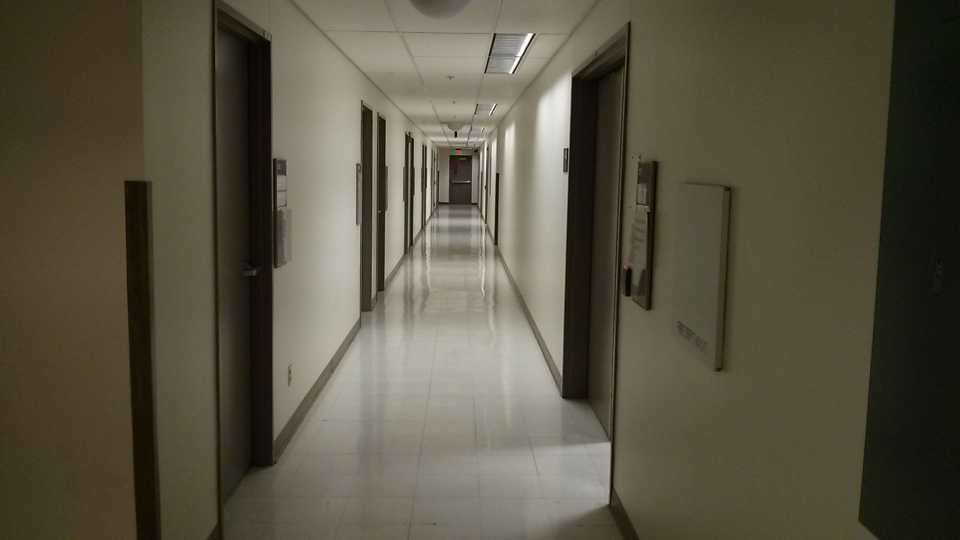
#> input picture Corridor.jpg, 1920 x 1080 px (shown at 1/2 size)
$ python Single_image_test.py   (Python 2 division)   (older library calls are emulated)
#> lines starting #> are read from the running program, lines starting #| are printed output that depends on the picture; long printed decimals are rounded
### Robust_may_13_tuning.py
# Program to extract lines in an image using probabilistic Hough transform

import time
import cv2
import imutils
import numpy as np
from Kalman_Filter import matrix
from Kalman_Filter import EKF
import intersection_library


def HoughDetect_May_13(img,x,P,resolution = 1):

    # img : Input Image
    # x : Intial Vanishing Point Coordinates. It is of type Matrix (See Kalman_filter.py)
    # P : Uncertainty Matrix
    # Resolution : Image resolution, set to actual resolution of input image by default.


    i_x = x.value[0][0] # x-coordinate of the vanishing point
    i_y = x.value[1][0]  # y-coordinate of the vanishing point
    i_w = int(img.shape[1] * resolution) # image width
    img = imutils.resize(img, width = i_w) # resizing image for desired resolution
    i_h = int(img.shape[0]) # image height
    print "Image Width = {0}, Image Height  = {0}".format(i_w,i_h) # Comment if running on a video file

    img_gray = cv2.cvtColor(img, cv2.COLOR_BGR2GRAY) # BGR TO GRAYSCALE
    img_gray = cv2.medianBlur(img_gray,3) # Removes salt and pepper noise by convolving the image with a (3,3) square kernel
    img_gray = cv2.GaussianBlur(img_gray, (9,9), 0)  # Smoothens the image by convolving the with a (9,9) Gaussian filter


    # Find Image Gradient along the Y-axis
    sobely_64f = cv2.Sobel(img_gray, cv2.CV_64F, 0, 1 , ksize = 3) # Sobel filter size:(3,3)
    abs_sobelx64F = np.absolute(sobely_64f)
    abs_sobelx64F = abs_sobelx64F/ abs_sobelx64F.max() * 255 # Force pixel values to be in range [0, 255]
    sobely_8u = np.uint8(abs_sobelx64F) # Force pixels to take integer values
    y_grad_threshold = sobely_8u.copy() # Make a copy for further thresholding


    # Find Image Gradient along the X-axis
    sobelx_64f = cv2.Sobel(img_gray, cv2.CV_64F, 1 , 0,ksize = 3) # Sobel filter size: (3,3)
    abs_sobelx = np.absolute(sobelx_64f)
    abs_sobelx = abs_sobelx/abs_sobelx.max() *  255 # Force pixel values to be in range [0, 255]
    sobelx_8u = np.uint8(abs_sobelx)


    # Find gradient direction
    grad_directions = np.arctan2(sobely_8u, sobelx_8u)


    # Threshold gradient direction image to process essential pixels only
    y_grad_threshold[y_grad_threshold > 30] = 255
    grad_directions[y_grad_threshold < 10] = -np.pi
    grad_directions_normalized = ((grad_directions*180/np.pi) + 180)/360 # Force pixels to be in range [0,1]
    grad_directions_8u = np.uint8(grad_directions_normalized * 255) # Rescale pixels to lie in [0, 255]


    # Hough Transform
    maxLineGap = 2 # max pixel spacing between 2 lines for it to be considered 1 line
    adaptive = int(100*resolution) # Needs to be decreased as the resolution is decreased
    minLineLength = adaptive # Min length of line in pixels to be extracted

    # Use the probabilistic Hough Transform with 'rho' value of 1 pixel and 'theta' value of 1 degree
    # The values of 'rho' and 'theta' represent the granularity of the detection scheme (rho = 1 means check every pixel, theta =  1 degree means check for every 1 degree variation) and
    # determine the dimensions of the Hough accumulator array (please see OpenCV Hough Transform for more details)
    # You can speed up line detection (by sacrificing for accuracy) by increasing the rho and theta values
    # The probabilistic Hough transform randomly samples sections of the image for lines (this only works if the image is structurally rich).
    # The output is a list in which every element describes a line by its end points (x1,y1) and (x2,y2)
    lines = cv2.HoughLinesP(grad_directions_8u,1,np.pi/180,400,minLineLength,maxLineGap) # Threshold of 400 needs to be decreased with image resolution


    # Intailizing empty lists
    lines_new = []
    lines_EKF = []
    lines_inter = []
    lines_r_l = []

    # Yellow line to visualize vanishing point change with lateral camera movement
    cv2.line(img,(0,int(i_h/(3))),(i_w,int(i_h/(3))),(0,255,255),2)


    # Select lines that satisfy application constraints (detecting lines ina an indoor corridor)

    if lines is not None:
        for feature in range(len(lines)):
            for x1,y1,x2,y2 in lines[feature]:
                if (x1- x2)!=0: # Make sure lines are not collinear
                    theta = np.arctan2((y2-y1),(x2-x1))
                    m2= np.tan(theta)
                    l_mag = np.sqrt(np.square(x1 - x2) + np.square(y1 - y2))

                    # Extend the lines to the entire image and compute the intersetion point
                    c2 = y1 - m2*x1
                    x3 = int(1000 + x1) # 1000 was chosen arbitrarily (any number higher than half the image width)
                    y3 = int(m2*x3 + c2)
                    x4 = int(x1 - 1000) # 1000 was chosen arbitrarily
                    y4 = int(m2*x4 + c2)

                    if abs(theta) > 0.1 and l_mag > 20  and abs(theta) < 1.3: # Eliminate short lines and lines that are close to being perfectly horizontal or vertical
                        lines_EKF.append((x1,y1))
                        lines_r_l.append((x1,y1,x2,y2))
                        cv2.line(img,(x3,y3),(x4,y4),(0,0,255),3)


    else:
        return img,x,P,x # Since there were no measurement for this frame, return state info twice


    # Computer the Homogenous representation of the lines given the detected end points
    if len(lines_r_l)!=0:
        lines_all = intersection_library.lines_from_points(lines_r_l)

        for j in range(len(lines_all) - 1):
            for k in range(j+1, len(lines_all)):
                lines_inter.append((lines_all[j], lines_all[k]))


    # Compute the intersection point of all the lines
    if len(lines_inter) != 0:
        i_x,i_y = intersection_library.points_from_lines(lines_inter, x)

    # Draw a  blue circle around the measurment point given by x axis of the interction point and 1/3 rd of the image height.
    # This is done to highlight changes in the horizontal position of the Vanishing point as that it what we are interested in.
        cv2.circle(img,(i_x,int(i_h/3)) ,int(i_w/50),(255,0,0),3)


    # Passing measurment information to the State Estimation Filter (EKF)
    lines_new = np.array(lines_EKF)
    measurements = matrix([[i_x],[i_y]])
    x,P = EKF(x,P,lines_new,measurements,resolution)
    v_1 = int(x.value[0][0])
    v_2 = int(x.value[1][0])

    # Draw a green circle around the vanishing point estimated by the EKF
    cv2.circle(img,(v_1,int(i_h/3)) ,int(i_w/48),(0,255,0),3)


    return img,x,P,measurements


### Kalman_Filter.py
# Program that implements a multi-dimensional Kalman Filter

import numpy as np

class matrix:

    # Implements basic operations of a matrix class

    def __init__(self, value):
        self.value = value
        self.dimx = len(value)
        self.dimy = len(value[0])
        if value == [[]]:
            self.dimx = 0

    def zero(self, dimx, dimy):
        # check if valid dimensions
        if dimx < 1 or dimy < 1:
            raise ValueError, "Invalid size of matrix"
        else:
            self.dimx = dimx
            self.dimy = dimy
            self.value = [[0 for row in range(dimy)] for col in range(dimx)]

    # [15 lines left out: functions identity, show, not called in this run]

    def __add__(self, other):
        # check if correct dimensions
        if self.dimx != other.dimx or self.dimy != other.dimy:
            raise ValueError, "Matrices must be of equal dimensions to add"
        else:
            # add if correct dimensions
            res = matrix([[]])
            res.zero(self.dimx, self.dimy)
            for i in range(self.dimx):
                for j in range(self.dimy):
                    res.value[i][j] = self.value[i][j] + other.value[i][j]
            return res

    def __sub__(self, other):
        # check if correct dimensions
        if self.dimx != other.dimx or self.dimy != other.dimy:
            raise ValueError, "Matrices must be of equal dimensions to subtract"
        else:
            # subtract if correct dimensions
            res = matrix([[]])
            res.zero(self.dimx, self.dimy)
            for i in range(self.dimx):
                for j in range(self.dimy):
                    res.value[i][j] = self.value[i][j] - other.value[i][j]
            return res

    def __mul__(self, other):
        # check if correct dimensions
        if self.dimy != other.dimx:
            raise ValueError, "Matrices must be m*n and n*p to multiply"
        else:
            # multiply if correct dimensions
            res = matrix([[]])
            res.zero(self.dimx, other.dimy)
            for i in range(self.dimx):
                for j in range(other.dimy):
                    for k in range(self.dimy):
                        res.value[i][j] += self.value[i][k] * other.value[k][j]
            return res

    def transpose(self):
        # compute transpose
        res = matrix([[]])
        res.zero(self.dimy, self.dimx)
        for i in range(self.dimx):
            for j in range(self.dimy):
                res.value[j][i] = self.value[i][j]
        return res

    # Thanks to Ernesto P. Adorio for use of Cholesky and CholeskyInverse functions

    def Cholesky(self, ztol=1.0e-5):
        # Computes the upper triangular Cholesky factorization of
        # a positive definite matrix.
        res = matrix([[]])
        res.zero(self.dimx, self.dimx)

        for i in range(self.dimx):
            S = sum([(res.value[k][i])**2 for k in range(i)])
            d = self.value[i][i] - S
            if abs(d) < ztol:
                res.value[i][i] = 0.0
            else:
                if d < 0.0:
                    raise ValueError, "Matrix not positive-definite"
                res.value[i][i] = np.sqrt(d)
            for j in range(i+1, self.dimx):
                S = sum([res.value[k][i] * res.value[k][j] for k in range(self.dimx)])
                if abs(S) < ztol:
                    S = 0.0
                res.value[i][j] = (self.value[i][j] - S)/res.value[i][i]
        return res

    def CholeskyInverse(self):
        # Computes inverse of matrix given its Cholesky upper Triangular
        # decomposition of matrix.
        res = matrix([[]])
        res.zero(self.dimx, self.dimx)

        # Backward step for inverse.
        for j in reversed(range(self.dimx)):
            tjj = self.value[j][j]
            S = sum([self.value[j][k]*res.value[j][k] for k in range(j+1, self.dimx)])
            res.value[j][j] = 1.0/tjj**2 - S/tjj
            for i in reversed(range(j)):
                res.value[j][i] = res.value[i][j] = -sum([self.value[i][k]*res.value[k][j] for k in range(i+1, self.dimx)])/self.value[i][i]
        return res

    def inverse(self):
        aux = self.Cholesky()
        res = aux.CholeskyInverse()
        return res

    def __repr__(self):
        return repr(self.value)

#------------------------------------------ Extended Kalman filter function ----------------------------------------------------------------#
def EKF(x,P,lines,measurements,resolution,count=0):
    count = 0
    I = matrix([[1., 0.], [0., 1.]]) # identity matrix
    #for x1,y1,m1,c1,d1,l1 in lines:
    for x1,y1 in lines:
        theta = np.arctan2(measurements.value[1][0] - y1, measurements.value[0][0] - x1) # angle b/w measured vp and detected lines
        h_theta = np.arctan2((x.value[1][0] - y1),(x.value[0][0] - x1)) # angle between current state and detected lines
        y = theta - h_theta # difference b/w measured and state angle
        d_square = np.square(x.value[0][0] - x1) + np.square(x.value[1][0] - y1)
        H = matrix([[-(x.value[1][0] - y1)/d_square, (x.value[0][0] - x1)/d_square]])
        omega = abs(measurements.value[0][0] - x.value[0][0])
        if omega > 3:
            factor = (omega/3.0 * np.pi) % (np.pi - 0.01)
            R = matrix([[factor**2 + 0.01]])
        else:
            R = matrix([[0.01]])
        if count < 5:
            if abs(y) < (1):   # diff is < 1 radian (57 degrees)
                count+= 1
                S = H*P*H.transpose() +  R
                K = P*H.transpose()*S.inverse()
                y = matrix([[y]])
                x = x + K*y
                P = (I - K*H)*P
            else:
                #P = matrix([[1250., 0.], [0., 1250.]])
                P = matrix([[16000., 0.], [0., 16000.]])
        else:
            if abs(y) < (.2):
                count+= 1
                S = H*P*H.transpose() +  R
                #print 'S = {0}'.format(S)
                K = P*H.transpose()*S.inverse()
                #y = (np.pi/180 * y)
                y = matrix([[y]])
                x = x + K*y
                P = (I - K*H)*P
            else:
                #P = matrix([[1250., 0.], [0., 1250.]])
                P = matrix([[10000., 0.], [0., 10000.]])
    return x,P

### intersection_library.py
# Module to compute the intersection point given the end points of lines generated by probabilistic Hough Transform

import numpy as np


def cross_product(x,y):
	res = np.dot(np.matrix([[0,-x[2],x[1]],[x[2],0,-x[0]],[-x[1],x[0],0]]),np.array(y).T)
	return np.array(res)

def lines_from_points(points):
	lines = []
	left_limit = min(min(zip(*points)[0]), min(zip(*points)[2]))
	right_limit = max(max(zip(*points)[0]), max(zip(*points)[2]))
	print 'Left limit = {0}\nRight Limit = {1}'.format(left_limit,right_limit)
	for x1,y1,x2,y2 in points:
		point_1 = np.array([x1,y1,1])
		point_2 = np.array([x2,y2,1])
		line = cross_product(point_1, point_2)
		lines.append(line)

	return lines

def points_from_lines(lines, state):
	intersections = []

	for line_right, line_left in lines:
		right_slope = - (line_right[0][0]/line_right[0][1])
		left_slope = - (line_left[0][0]/line_left[0][1])
		#print 'Left slope = {0}\nRight slope = {1}'.format(left_slope,right_slope)
		intersection = cross_product(line_right[0],line_left[0])
		#print 'intersection = {0}'.format(intersection)
		if intersection[0][2] != 0  and (left_slope != right_slope):
			intersection = intersection/intersection[0][2]
			intersection = np.array(intersection)
			if intersection[0][0] >= 0 and intersection[0][1] >= 0:
				intersections.append(intersection[0])

	#np.save('intersection_may_16.npy', intersections)
	if len(intersections) != 0:
		x_cordinates = zip(*intersections)[0]
		y_coordinates = zip(*intersections)[1]


		v_x = int(np.median(x_cordinates))
		v_y = int(np.median(y_coordinates))

	else:
		v_x = int(state.value[0][0])
		v_y = int(state.value[1][0])

	return v_x,v_y

### Single_image_test.py
# Program to detect vanishing points in single images

import cv2
from Robust_may_13_tuning import HoughDetect_May_13
from Kalman_Filter import matrix
import time
import numpy as np

# Create a full screen window for viewing the results
cv2.namedWindow('Window', cv2.WND_PROP_FULLSCREEN)
cv2.setWindowProperty('Window', cv2.WND_PROP_FULLSCREEN, cv2.WINDOW_FULLSCREEN)

# Read from Image
img = cv2.imread('Corridor.jpg')
#> img is the input picture: shape (1080, 1920, 3); mean B, G, R 67.2, 84.5, 90.3


# Image Resolution
res = 1

# Inital state and covariance matrix
x = matrix([[960. * res],[330. * res]]) # 960, 330 are close to half of the original image height and width
P = matrix([[10000., 0.], [0., 10000.]])

count_hough = 0
t1 = []
while count_hough < 1:
	t0 = time.clock()
	img_result,x,P,measurement= HoughDetect_May_13(img,x,P,resolution = res)
	t1.append(time.clock() - t0)
	count_hough += 1
#> this loop made 1 pass
#> pass 1, in HoughDetect_May_13, `img_gray = cv2.cvtColor(img, cv2.COLOR_BGR2GRAY)`:
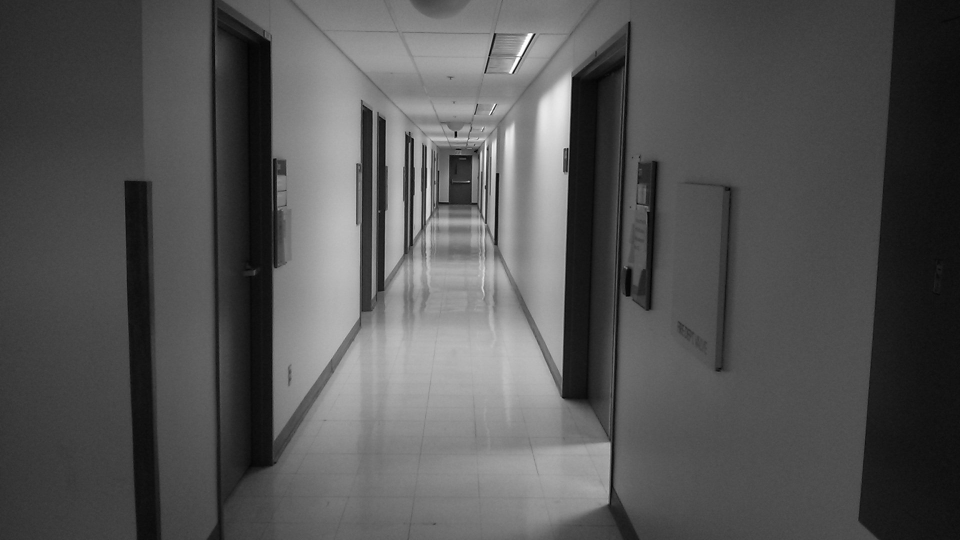
#> img_gray: shape (1080, 1920) (shown at 1/2 size); min 1, max 255, mean 84.2
#> pass 1, in HoughDetect_May_13, `sobely_64f = cv2.Sobel(img_gray, cv2.CV_64F, 0, 1 , ksize = 3)`:
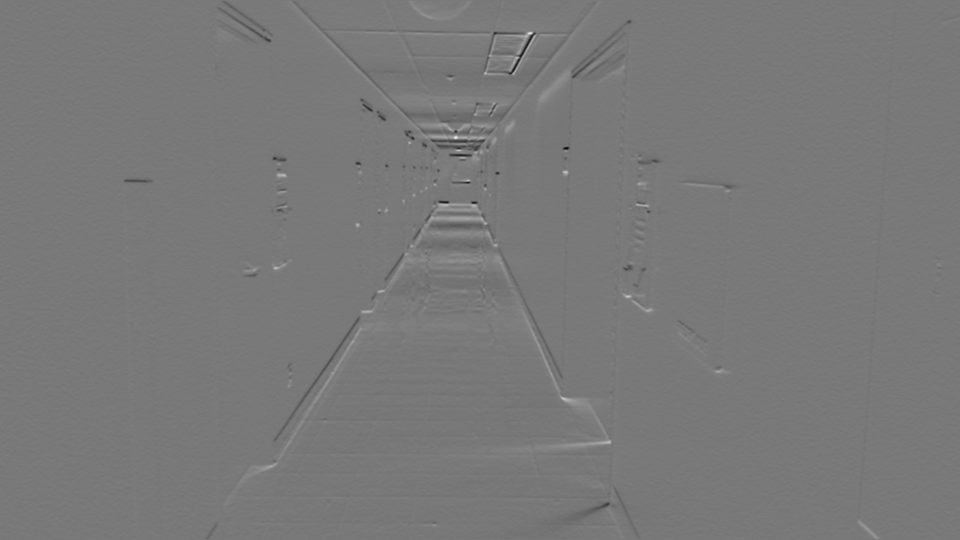
#> sobely_64f: shape (1080, 1920) float64 (shown at 1/2 size); min -198, max 218, mean -0.1; drawn with min black and max white
#> after the loop, count_hough = 1; t1 = [1.46]

print 'Vanishing Point coordinates = {0}'.format(x)
#| Vanishing Point coordinates = [[923.962], [349.504]]
print 'Img process time = {0} ms'.format(np.mean(t1) * 1000)
#| Img process time = 1461.129 ms


cv2.imshow('Window',img_result)
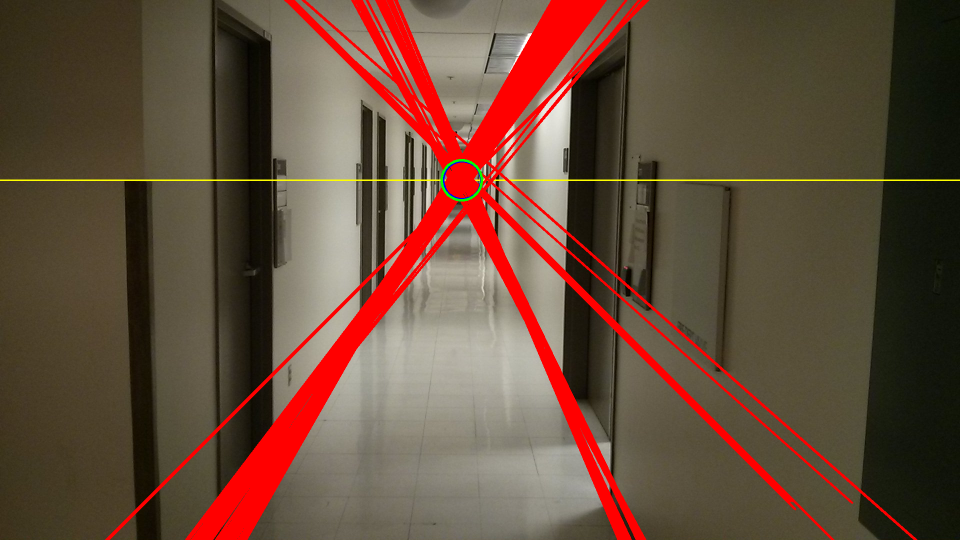
#> window 'Window': shape (1080, 1920, 3) (shown at 1/2 size); mean B, G, R 59.2, 75.9, 102.3
k = cv2.waitKey(0) & 0xFF
#> (key Esc is pressed here)

if k == ord('s'):
	cv2.imwrite('Corridor_slide_2.jpg', img_result)

if k == 27:
	cv2.destroyAllWindows()
